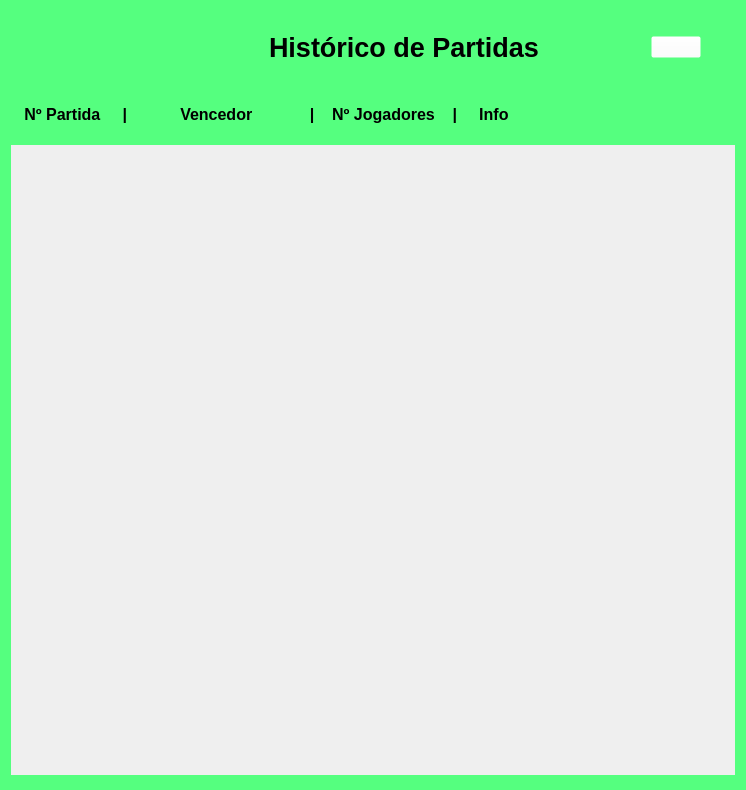
<?xml version="1.0" encoding="UTF-8"?>
<ui version="4.0">
 <class>Historico</class>
 <widget class="QWidget" name="Historico">
  <property name="geometry">
   <rect>
    <x>0</x>
    <y>0</y>
    <width>746</width>
    <height>790</height>
   </rect>
  </property>
  <property name="minimumSize">
   <size>
    <width>746</width>
    <height>790</height>
   </size>
  </property>
  <property name="maximumSize">
   <size>
    <width>746</width>
    <height>790</height>
   </size>
  </property>
  <property name="windowTitle">
   <string>Histórico</string>
  </property>
  <property name="windowIcon">
   <iconset resource="Resources/resources.qrc">
    <normaloff>:/Imagens/ludo_icon.jpg</normaloff>:/Imagens/ludo_icon.jpg</iconset>
  </property>
  <property name="styleSheet">
   <string notr="true">QWidget#Historico {
background-color: rgb(85, 255, 127);
}

</string>
  </property>
  <layout class="QVBoxLayout" name="verticalLayout">
   <item>
    <widget class="QWidget" name="horizontalWidget" native="true">
     <layout class="QHBoxLayout" name="layoutTitle">
      <item alignment="Qt::AlignRight">
       <widget class="QLabel" name="labelTitle">
        <property name="font">
         <font>
          <pointsize>20</pointsize>
          <weight>75</weight>
          <bold>true</bold>
         </font>
        </property>
        <property name="text">
         <string>Histórico de Partidas</string>
        </property>
        <property name="alignment">
         <set>Qt::AlignCenter</set>
        </property>
       </widget>
      </item>
      <item>
       <spacer name="horizontalSpacer">
        <property name="orientation">
         <enum>Qt::Horizontal</enum>
        </property>
        <property name="sizeType">
         <enum>QSizePolicy::Fixed</enum>
        </property>
        <property name="sizeHint" stdset="0">
         <size>
          <width>106</width>
          <height>20</height>
         </size>
        </property>
       </spacer>
      </item>
      <item>
       <widget class="QPushButton" name="buttonTrash">
        <property name="maximumSize">
         <size>
          <width>50</width>
          <height>16777215</height>
         </size>
        </property>
        <property name="cursor">
         <cursorShape>PointingHandCursor</cursorShape>
        </property>
        <property name="toolTip">
         <string>Deleta todos os registros das partidas jogdas</string>
        </property>
        <property name="styleSheet">
         <string notr="true">background-color: rgba(255, 255, 255, 0);</string>
        </property>
        <property name="text">
         <string/>
        </property>
        <property name="icon">
         <iconset resource="Resources/resources.qrc">
          <normaloff>:/Imagens/trashIcon.png</normaloff>:/Imagens/trashIcon.png</iconset>
        </property>
        <property name="iconSize">
         <size>
          <width>48</width>
          <height>48</height>
         </size>
        </property>
       </widget>
      </item>
      <item>
       <spacer name="horizontalSpacer_2">
        <property name="orientation">
         <enum>Qt::Horizontal</enum>
        </property>
        <property name="sizeType">
         <enum>QSizePolicy::Fixed</enum>
        </property>
        <property name="sizeHint" stdset="0">
         <size>
          <width>25</width>
          <height>20</height>
         </size>
        </property>
       </spacer>
      </item>
     </layout>
    </widget>
   </item>
   <item>
    <widget class="QLabel" name="labelColuns">
     <property name="minimumSize">
      <size>
       <width>0</width>
       <height>50</height>
      </size>
     </property>
     <property name="maximumSize">
      <size>
       <width>16777215</width>
       <height>50</height>
      </size>
     </property>
     <property name="font">
      <font>
       <pointsize>12</pointsize>
       <weight>75</weight>
       <bold>true</bold>
      </font>
     </property>
     <property name="text">
      <string>   Nº Partida     |            Vencedor             |    Nº Jogadores    |     Info</string>
     </property>
    </widget>
   </item>
   <item>
    <widget class="QScrollArea" name="scrollArea">
     <property name="sizePolicy">
      <sizepolicy hsizetype="Preferred" vsizetype="Minimum">
       <horstretch>0</horstretch>
       <verstretch>0</verstretch>
      </sizepolicy>
     </property>
     <property name="minimumSize">
      <size>
       <width>0</width>
       <height>630</height>
      </size>
     </property>
     <property name="maximumSize">
      <size>
       <width>16777215</width>
       <height>630</height>
      </size>
     </property>
     <property name="frameShape">
      <enum>QFrame::NoFrame</enum>
     </property>
     <property name="frameShadow">
      <enum>QFrame::Plain</enum>
     </property>
     <property name="lineWidth">
      <number>1</number>
     </property>
     <property name="horizontalScrollBarPolicy">
      <enum>Qt::ScrollBarAlwaysOff</enum>
     </property>
     <property name="widgetResizable">
      <bool>true</bool>
     </property>
     <widget class="QWidget" name="scrollAreaWidgetContents">
      <property name="geometry">
       <rect>
        <x>0</x>
        <y>0</y>
        <width>728</width>
        <height>16</height>
       </rect>
      </property>
      <property name="sizePolicy">
       <sizepolicy hsizetype="Preferred" vsizetype="Maximum">
        <horstretch>0</horstretch>
        <verstretch>0</verstretch>
       </sizepolicy>
      </property>
      <layout class="QVBoxLayout" name="verticalLayoutScrollArea">
       <property name="spacing">
        <number>3</number>
       </property>
       <property name="leftMargin">
        <number>0</number>
       </property>
       <property name="topMargin">
        <number>0</number>
       </property>
       <property name="rightMargin">
        <number>9</number>
       </property>
       <property name="bottomMargin">
        <number>0</number>
       </property>
      </layout>
     </widget>
    </widget>
   </item>
   <item>
    <spacer name="verticalSpacer">
     <property name="orientation">
      <enum>Qt::Vertical</enum>
     </property>
     <property name="sizeType">
      <enum>QSizePolicy::Fixed</enum>
     </property>
     <property name="sizeHint" stdset="0">
      <size>
       <width>20</width>
       <height>4</height>
      </size>
     </property>
    </spacer>
   </item>
  </layout>
 </widget>
 <resources>
  <include location="Resources/resources.qrc"/>
 </resources>
 <connections/>
</ui>
